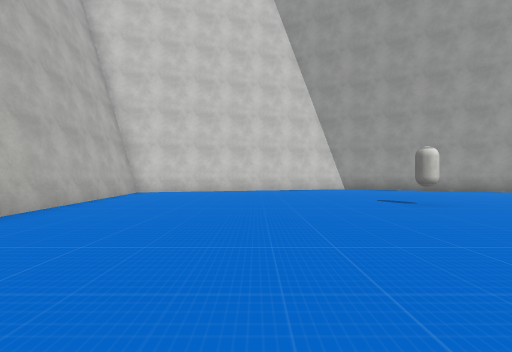
View 1 (above)

18 first-person views from a walk through a scene from a Unity 3-D project. The camera is 1.4 m above the floor, looks level and sees 90° across. The floor is counted in squares, 2 m on a side. Each view is taken from the middle of a square. On the plan, view 1 faces up. The plan holds only what a view shows up to about 9 squares ahead; the rest is blank. The place goes on beyond the plan. The player is left out. Some surface patterns are stand-ins.

View 2
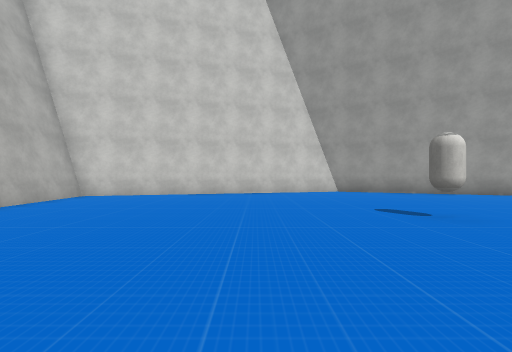

View 3
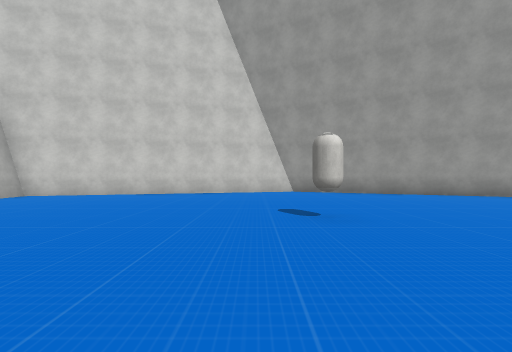

View 4
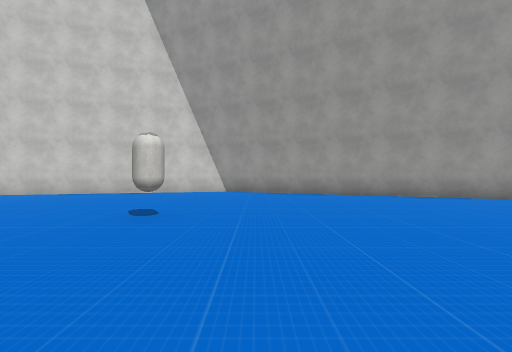

View 5
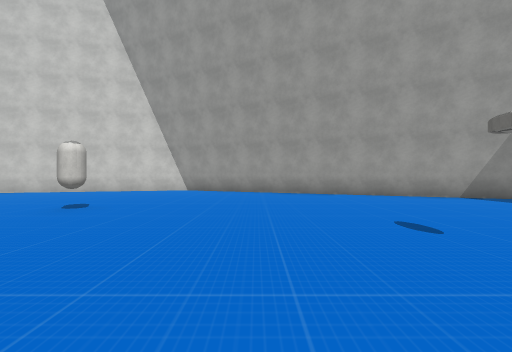

View 6
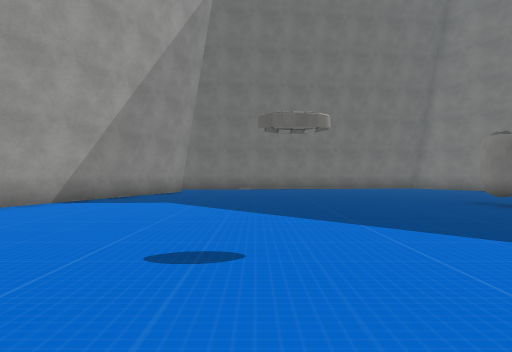

View 7
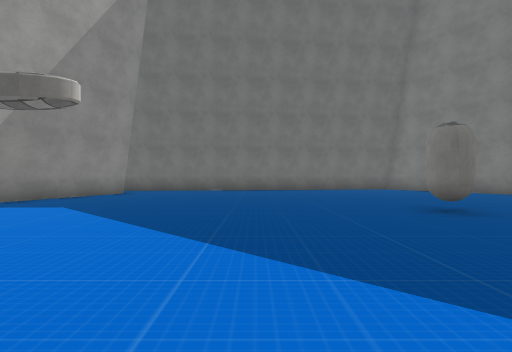

View 8
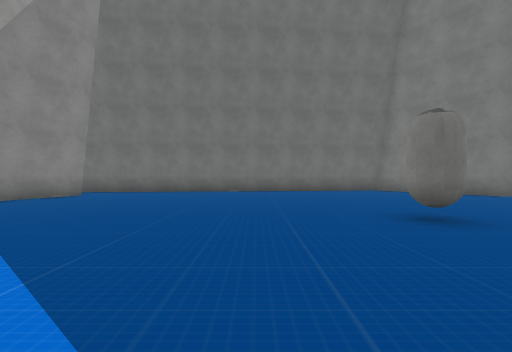

View 9
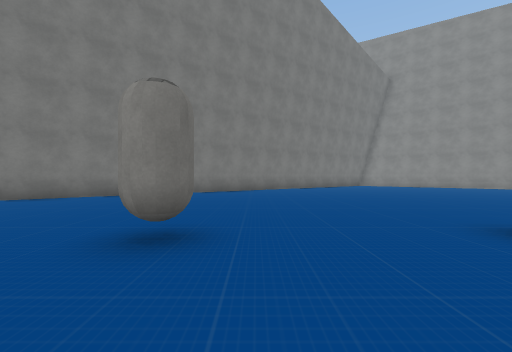

View 10
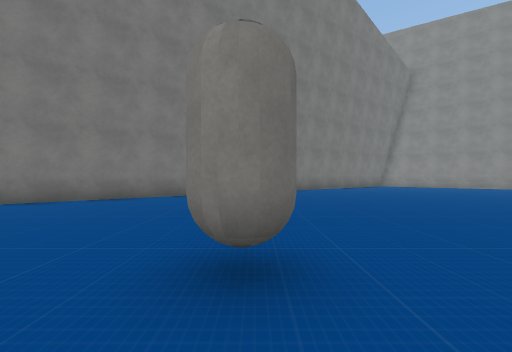

View 11
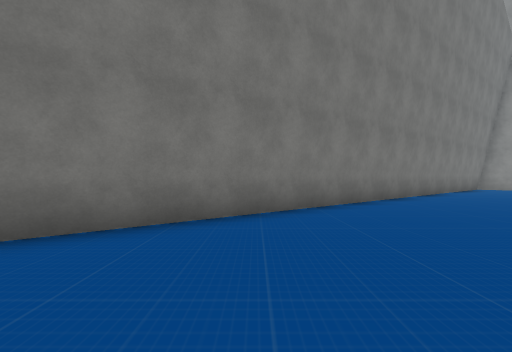

View 12
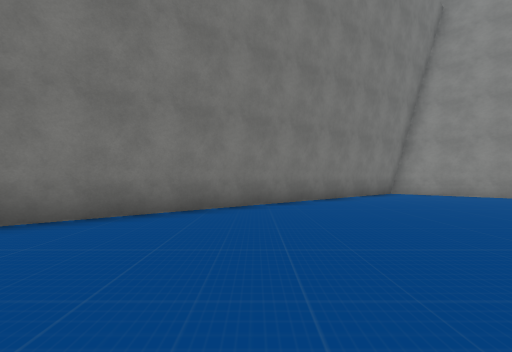

View 13
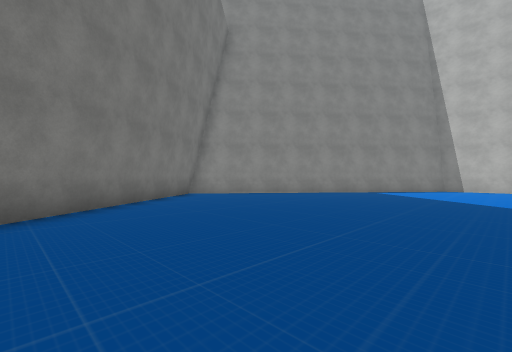

View 14
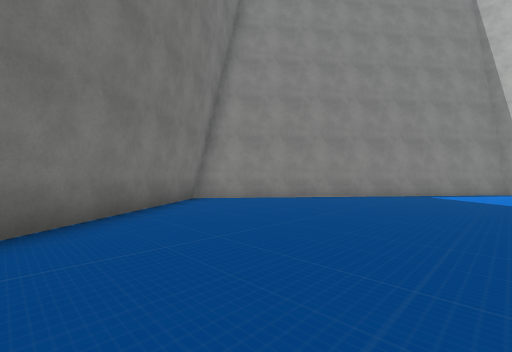

View 15
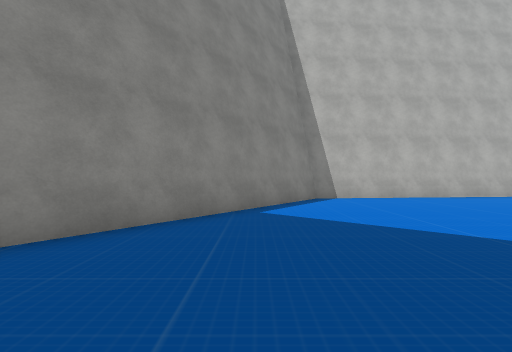

View 16
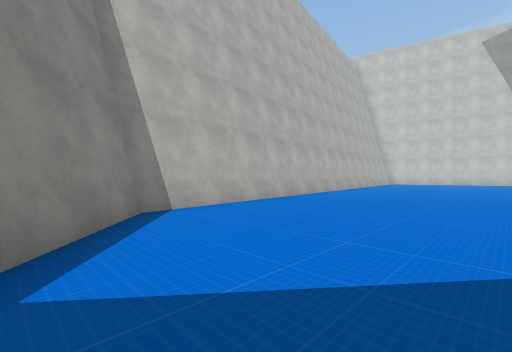

View 17
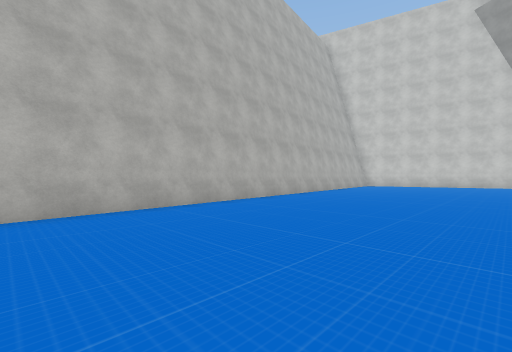

View 18
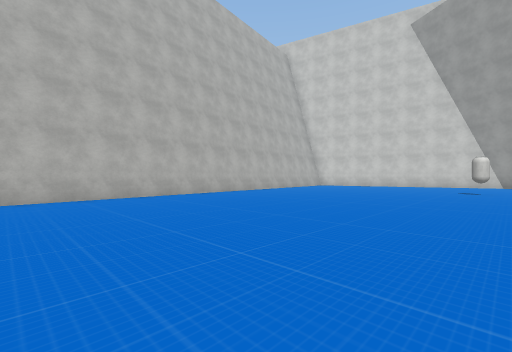

### Floor plan
Points are (right, up) in squares from view 1. A wall is a line through its corners. A room is listed if a view was taken in it or the views show most of it. See-through windows are left out.
Room 1 (views 1, 2, 3, 4, 5, 6, 7, 8, 9, 10, 11, 12, 13, 14, 15, 16, 17, 18)
walls: (-4.1, -0.2) (-3.1, -10.2) (0.6, -13.2); (0.9, -13.4) (1.5, -14); (2.1, -14.4) (5.5, -17.1) (20.3, -6.2); (19.1, 7.2) (9.9, 11.1); (-4.5, 11) (-5.2, 10.8) (-4.5, 4.4)
objects: other object (4, 6); other object (14, -2)

Where each view was taken, in squares from view 1:
view 1: 0 up, 0 right, facing up
view 2: 2 up, 1 right, facing up
view 3: 2 up, 3 right, facing up
view 4: 2 up, 6 right, facing up
view 5: 1 up, 8 right, facing up
view 6: 4 up, 8 right, facing right
view 7: 2 up, 9 right, facing right
view 8: 1 up, 10 right, facing right
view 9: 1 up, 13 right, facing down
view 10: 0 up, 14 right, facing down
view 11: 4 down, 17 right, facing down
view 12: 7 down, 11 right, facing down
view 13: 8 down, 11 right, facing down-left
view 14: 10 down, 10 right, facing down-left
view 15: 12 down, 5 right, facing left
view 16: 12 down, 2 right, facing up-left
view 17: 7 down, 2 right, facing up-left
view 18: 6 down, 5 right, facing up-left
